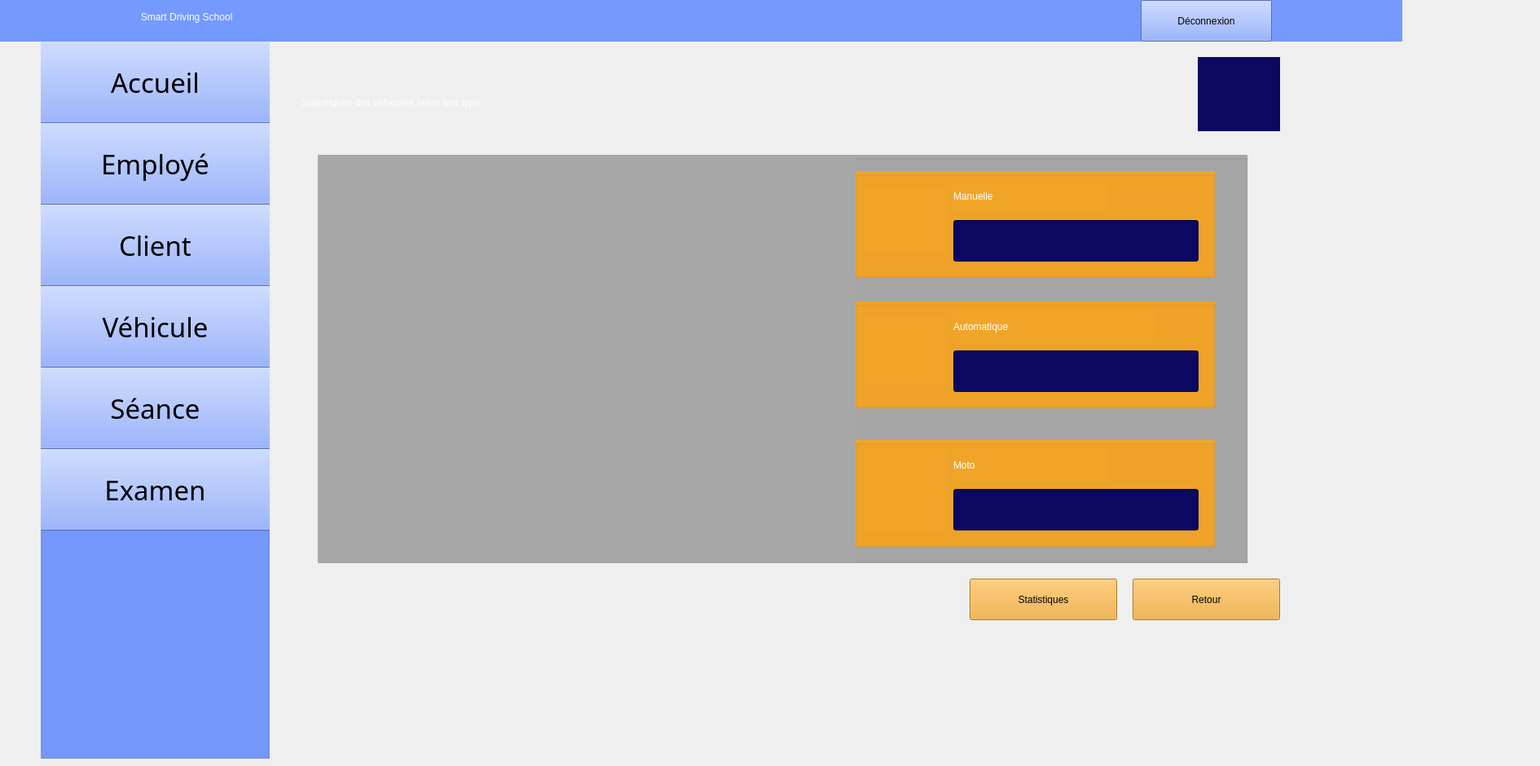
    <widget class="QWidget" name="statvehicule">
     <widget class="QLabel" name="label_461">
      <property name="geometry">
       <rect>
        <x>-160</x>
        <y>-10</y>
        <width>1881</width>
        <height>61</height>
       </rect>
      </property>
      <property name="styleSheet">
       <string notr="true">color: rgb(255, 255, 255);
background-color: rgb(116, 153, 255);
font: 24pt &quot;Segoe UI Symbol&quot;;</string>
      </property>
      <property name="text">
       <string>                                                                                                    Smart Driving School         </string>
      </property>
     </widget>
     <widget class="QGroupBox" name="groupBox_90">
      <property name="geometry">
       <rect>
        <x>50</x>
        <y>30</y>
        <width>281</width>
        <height>901</height>
       </rect>
      </property>
      <property name="styleSheet">
       <string notr="true">background-color: rgb(116, 153, 255);</string>
      </property>
      <property name="title">
       <string/>
      </property>
      <widget class="QPushButton" name="pushButton54">
       <property name="geometry">
        <rect>
         <x>-20</x>
         <y>20</y>
         <width>321</width>
         <height>101</height>
        </rect>
       </property>
       <property name="font">
        <font>
         <family>Romantic</family>
         <pointsize>25</pointsize>
         <italic>false</italic>
         <bold>false</bold>
        </font>
       </property>
       <property name="styleSheet">
        <string notr="true">background-color: rgb(116, 153, 255);
font: 25pt &quot;Romantic&quot;;</string>
       </property>
       <property name="text">
        <string>Accueil</string>
       </property>
       <property name="icon">
        <iconset theme="QIcon::ThemeIcon::GoHome"/>
       </property>
       <property name="iconSize">
        <size>
         <width>35</width>
         <height>35</height>
        </size>
       </property>
      </widget>
      <widget class="QPushButton" name="pushButton55">
       <property name="geometry">
        <rect>
         <x>-20</x>
         <y>120</y>
         <width>321</width>
         <height>101</height>
        </rect>
       </property>
       <property name="font">
        <font>
         <family>Romantic</family>
         <pointsize>25</pointsize>
         <italic>false</italic>
         <bold>false</bold>
        </font>
       </property>
       <property name="styleSheet">
        <string notr="true">background-color: rgb(116, 153, 255);
font: 25pt &quot;Romantic&quot;;</string>
       </property>
       <property name="text">
        <string>Employé</string>
       </property>
       <property name="icon">
        <iconset resource="ressources.qrc">
         <normaloff>:/images/46db9ee3d4b3323457222bb8db7f3b42.png</normaloff>:/images/46db9ee3d4b3323457222bb8db7f3b42.png</iconset>
       </property>
       <property name="iconSize">
        <size>
         <width>45</width>
         <height>45</height>
        </size>
       </property>
      </widget>
      <widget class="QPushButton" name="pushButton56">
       <property name="geometry">
        <rect>
         <x>-20</x>
         <y>220</y>
         <width>321</width>
         <height>101</height>
        </rect>
       </property>
       <property name="font">
        <font>
         <family>Romantic</family>
         <pointsize>25</pointsize>
         <italic>false</italic>
         <bold>false</bold>
        </font>
       </property>
       <property name="styleSheet">
        <string notr="true">background-color: rgb(116, 153, 255);
font: 25pt &quot;Romantic&quot;;</string>
       </property>
       <property name="text">
        <string>Client</string>
       </property>
       <property name="icon">
        <iconset resource="ressources.qrc">
         <normaloff>:/images/0527f41904e77feddb97e532fe74d08f.png</normaloff>:/images/0527f41904e77feddb97e532fe74d08f.png</iconset>
       </property>
       <property name="iconSize">
        <size>
         <width>40</width>
         <height>40</height>
        </size>
       </property>
      </widget>
      <widget class="QPushButton" name="pushButton57">
       <property name="geometry">
        <rect>
         <x>-20</x>
         <y>320</y>
         <width>321</width>
         <height>101</height>
        </rect>
       </property>
       <property name="font">
        <font>
         <family>Romantic</family>
         <pointsize>25</pointsize>
         <italic>false</italic>
         <bold>false</bold>
        </font>
       </property>
       <property name="styleSheet">
        <string notr="true">background-color: rgb(116, 153, 255);
font: 25pt &quot;Romantic&quot;;</string>
       </property>
       <property name="text">
        <string>Véhicule</string>
       </property>
       <property name="icon">
        <iconset resource="ressources.qrc">
         <normaloff>:/images/cbad98069fae8d5554390bd40b0b561c.png</normaloff>:/images/cbad98069fae8d5554390bd40b0b561c.png</iconset>
       </property>
       <property name="iconSize">
        <size>
         <width>60</width>
         <height>60</height>
        </size>
       </property>
      </widget>
      <widget class="QPushButton" name="pushButton58">
       <property name="geometry">
        <rect>
         <x>-20</x>
         <y>420</y>
         <width>321</width>
         <height>101</height>
        </rect>
       </property>
       <property name="font">
        <font>
         <family>Romantic</family>
         <pointsize>25</pointsize>
         <italic>false</italic>
         <bold>false</bold>
        </font>
       </property>
       <property name="styleSheet">
        <string notr="true">background-color: rgb(116, 153, 255);
font: 25pt &quot;Romantic&quot;;</string>
       </property>
       <property name="text">
        <string>Séance</string>
       </property>
       <property name="icon">
        <iconset resource="ressources.qrc">
         <normaloff>:/images/c53651e2209ddb3281ed3a114fae2cfb.png</normaloff>:/images/c53651e2209ddb3281ed3a114fae2cfb.png</iconset>
       </property>
       <property name="iconSize">
        <size>
         <width>50</width>
         <height>50</height>
        </size>
       </property>
      </widget>
      <widget class="QPushButton" name="pushButton59">
       <property name="geometry">
        <rect>
         <x>-20</x>
         <y>520</y>
         <width>321</width>
         <height>101</height>
        </rect>
       </property>
       <property name="font">
        <font>
         <family>Romantic</family>
         <pointsize>25</pointsize>
         <italic>false</italic>
         <bold>false</bold>
        </font>
       </property>
       <property name="styleSheet">
        <string notr="true">background-color: rgb(116, 153, 255);
font: 25pt &quot;Romantic&quot;;</string>
       </property>
       <property name="text">
        <string>Examen</string>
       </property>
       <property name="icon">
        <iconset resource="ressources.qrc">
         <normaloff>:/images/7001e00fd5b7f2745c5e91ff547f4763.png</normaloff>:/images/7001e00fd5b7f2745c5e91ff547f4763.png</iconset>
       </property>
       <property name="iconSize">
        <size>
         <width>50</width>
         <height>50</height>
        </size>
       </property>
      </widget>
     </widget>
     <widget class="QLabel" name="label_470">
      <property name="geometry">
       <rect>
        <x>1020</x>
        <y>10</y>
        <width>41</width>
        <height>31</height>
       </rect>
      </property>
      <property name="styleSheet">
       <string notr="true">background-color: rgb(116, 153, 255);</string>
      </property>
      <property name="text">
       <string/>
      </property>
      <property name="pixmap">
       <pixmap resource="ressources.qrc">:/images/image22.png</pixmap>
      </property>
      <property name="scaledContents">
       <bool>true</bool>
      </property>
     </widget>
     <widget class="QLabel" name="label_471">
      <property name="geometry">
       <rect>
        <x>670</x>
        <y>10</y>
        <width>41</width>
        <height>31</height>
       </rect>
      </property>
      <property name="styleSheet">
       <string notr="true">background-color: rgb(116, 153, 255);</string>
      </property>
      <property name="text">
       <string/>
      </property>
      <property name="pixmap">
       <pixmap resource="ressources.qrc">:/images/image22.png</pixmap>
      </property>
      <property name="scaledContents">
       <bool>true</bool>
      </property>
     </widget>
     <widget class="QPushButton" name="pushButton175">
      <property name="geometry">
       <rect>
        <x>1400</x>
        <y>0</y>
        <width>161</width>
        <height>51</height>
       </rect>
      </property>
      <property name="styleSheet">
       <string notr="true">font: 700 11pt &quot;Romantic&quot;;
background-color: rgb(116, 153, 255);</string>
      </property>
      <property name="text">
       <string>Déconnexion</string>
      </property>
     </widget>
     <widget class="QLabel" name="label_485">
      <property name="geometry">
       <rect>
        <x>1470</x>
        <y>70</y>
        <width>101</width>
        <height>91</height>
       </rect>
      </property>
      <property name="styleSheet">
       <string notr="true">background-color: rgb(11, 8, 97);</string>
      </property>
      <property name="text">
       <string/>
      </property>
      <property name="pixmap">
       <pixmap resource="ressources.qrc">:/images/logoc++++.png</pixmap>
      </property>
      <property name="scaledContents">
       <bool>true</bool>
      </property>
     </widget>
     <widget class="QLabel" name="label_200">
      <property name="geometry">
       <rect>
        <x>370</x>
        <y>80</y>
        <width>1031</width>
        <height>91</height>
       </rect>
      </property>
      <property name="styleSheet">
       <string notr="true">font: 40pt &quot;Chaparral Pro&quot;;
color: rgb(255, 255, 255);</string>
      </property>
      <property name="text">
       <string>Statistiques des véhicules selon leur type :</string>
      </property>
     </widget>
     <widget class="QPushButton" name="pushButton150">
      <property name="geometry">
       <rect>
        <x>1390</x>
        <y>710</y>
        <width>181</width>
        <height>51</height>
       </rect>
      </property>
      <property name="styleSheet">
       <string notr="true">font: 18pt &quot;Palatino Linotype&quot;;
background-color: rgb(241, 165, 40);
</string>
      </property>
      <property name="text">
       <string>Retour</string>
      </property>
      <property name="icon">
       <iconset theme="QIcon::ThemeIcon::DocumentRevert"/>
      </property>
     </widget>
     <widget class="QPushButton" name="btnStatVehicule">
      <property name="geometry">
       <rect>
        <x>1190</x>
        <y>710</y>
        <width>181</width>
        <height>51</height>
       </rect>
      </property>
      <property name="styleSheet">
       <string notr="true">font: 16pt &quot;Palatino Linotype&quot;;
background-color: rgb(241, 165, 40);
</string>
      </property>
      <property name="text">
       <string>Statistiques</string>
      </property>
      <property name="icon">
       <iconset resource="ressources.qrc">
        <normaloff>:/images/statistic-icon-design-free-vector.png</normaloff>:/images/statistic-icon-design-free-vector.png</iconset>
      </property>
      <property name="iconSize">
       <size>
        <width>25</width>
        <height>25</height>
       </size>
      </property>
     </widget>
     <widget class="QGroupBox" name="groupBox_34">
      <property name="geometry">
       <rect>
        <x>390</x>
        <y>190</y>
        <width>1141</width>
        <height>501</height>
       </rect>
      </property>
      <property name="styleSheet">
       <string notr="true">background-color: rgb(167, 167, 167);
</string>
      </property>
      <property name="title">
       <string/>
      </property>
      <widget class="QGroupBox" name="groupBox_35">
       <property name="geometry">
        <rect>
         <x>660</x>
         <y>20</y>
         <width>441</width>
         <height>131</height>
        </rect>
       </property>
       <property name="styleSheet">
        <string notr="true">background-color: rgb(241, 165, 40);
</string>
       </property>
       <property name="title">
        <string/>
       </property>
       <widget class="QLabel" name="label_124">
        <property name="geometry">
         <rect>
          <x>120</x>
          <y>10</y>
          <width>191</width>
          <height>41</height>
         </rect>
        </property>
        <property name="styleSheet">
         <string notr="true">color: rgb(255, 255, 255);
font: 700 25pt &quot;Romantic&quot;;</string>
        </property>
        <property name="text">
         <string>Manuelle</string>
        </property>
       </widget>
       <widget class="QLabel" name="label_123">
        <property name="geometry">
         <rect>
          <x>10</x>
          <y>20</y>
          <width>101</width>
          <height>81</height>
         </rect>
        </property>
        <property name="text">
         <string/>
        </property>
        <property name="pixmap">
         <pixmap resource="ressources.qrc">:/images/ChatGPT Image 19 nov. 2025, 18_40_51.png</pixmap>
        </property>
        <property name="scaledContents">
         <bool>true</bool>
        </property>
       </widget>
       <widget class="QLineEdit" name="lblNbManuelle">
        <property name="geometry">
         <rect>
          <x>120</x>
          <y>60</y>
          <width>301</width>
          <height>51</height>
         </rect>
        </property>
        <property name="styleSheet">
         <string notr="true">background-color: rgb(11, 8, 97);
font: 700 14pt &quot;Segoe UI&quot;;
color: rgb(255, 255, 255);</string>
        </property>
       </widget>
      </widget>
      <widget class="QGroupBox" name="groupBox_36">
       <property name="geometry">
        <rect>
         <x>660</x>
         <y>180</y>
         <width>441</width>
         <height>131</height>
        </rect>
       </property>
       <property name="styleSheet">
        <string notr="true">background-color: rgb(241, 165, 40);
</string>
       </property>
       <property name="title">
        <string/>
       </property>
       <widget class="QLabel" name="label_125">
        <property name="geometry">
         <rect>
          <x>120</x>
          <y>10</y>
          <width>251</width>
          <height>41</height>
         </rect>
        </property>
        <property name="styleSheet">
         <string notr="true">color: rgb(255, 255, 255);
font: 700 25pt &quot;Romantic&quot;;</string>
        </property>
        <property name="text">
         <string>Automatique</string>
        </property>
       </widget>
       <widget class="QLabel" name="label_122">
        <property name="geometry">
         <rect>
          <x>10</x>
          <y>20</y>
          <width>101</width>
          <height>81</height>
         </rect>
        </property>
        <property name="text">
         <string/>
        </property>
        <property name="pixmap">
         <pixmap resource="ressources.qrc">:/images/ChatGPT Image 19 nov. 2025, 19_04_00.png</pixmap>
        </property>
        <property name="scaledContents">
         <bool>true</bool>
        </property>
       </widget>
       <widget class="QLineEdit" name="lblNbAutomatique">
        <property name="geometry">
         <rect>
          <x>120</x>
          <y>60</y>
          <width>301</width>
          <height>51</height>
         </rect>
        </property>
        <property name="styleSheet">
         <string notr="true">background-color: rgb(11, 8, 97);
color: rgb(255, 255, 255);
font: 700 14pt &quot;Segoe UI&quot;;
</string>
        </property>
       </widget>
      </widget>
      <widget class="QGroupBox" name="groupBox_37">
       <property name="geometry">
        <rect>
         <x>660</x>
         <y>350</y>
         <width>441</width>
         <height>131</height>
        </rect>
       </property>
       <property name="styleSheet">
        <string notr="true">background-color: rgb(241, 165, 40);
</string>
       </property>
       <property name="title">
        <string/>
       </property>
       <widget class="QLabel" name="label_126">
        <property name="geometry">
         <rect>
          <x>120</x>
          <y>10</y>
          <width>191</width>
          <height>41</height>
         </rect>
        </property>
        <property name="styleSheet">
         <string notr="true">color: rgb(255, 255, 255);
font: 700 25pt &quot;Romantic&quot;;</string>
        </property>
        <property name="text">
         <string>Moto</string>
        </property>
       </widget>
       <widget class="QLabel" name="label_121">
        <property name="geometry">
         <rect>
          <x>10</x>
          <y>10</y>
          <width>101</width>
          <height>101</height>
         </rect>
        </property>
        <property name="text">
         <string/>
        </property>
        <property name="pixmap">
         <pixmap resource="ressources.qrc">:/images/ChatGPT Image 19 nov. 2025, 19_09_46.png</pixmap>
        </property>
        <property name="scaledContents">
         <bool>true</bool>
        </property>
       </widget>
       <widget class="QLineEdit" name="lblNbMoto">
        <property name="geometry">
         <rect>
          <x>120</x>
          <y>60</y>
          <width>301</width>
          <height>51</height>
         </rect>
        </property>
        <property name="styleSheet">
         <string notr="true">background-color: rgb(11, 8, 97);
color: rgb(255, 255, 255);
font: 700 14pt &quot;Segoe UI&quot;;
</string>
        </property>
       </widget>
      </widget>
      <widget class="QWidget" name="chartWidgetVehicule" native="true">
       <property name="geometry">
        <rect>
         <x>-1</x>
         <y>-1</y>
         <width>661</width>
         <height>501</height>
        </rect>
       </property>
       <widget class="QWidget" name="verticalLayoutWidget_4">
        <property name="geometry">
         <rect>
          <x>10</x>
          <y>-81</y>
          <width>651</width>
          <height>511</height>
         </rect>
        </property>
        <layout class="QVBoxLayout" name="layoutChartVehicule"/>
       </widget>
       <widget class="QWidget" name="verticalLayoutWidget_5">
        <property name="geometry">
         <rect>
          <x>10</x>
          <y>429</y>
          <width>731</width>
          <height>71</height>
         </rect>
        </property>
        <layout class="QVBoxLayout" name="legendVehiculeLayout"/>
       </widget>
      </widget>
     </widget>
     <zorder>groupBox_90</zorder>
     <zorder>label_461</zorder>
     <zorder>label_470</zorder>
     <zorder>label_471</zorder>
     <zorder>pushButton175</zorder>
     <zorder>label_485</zorder>
     <zorder>label_200</zorder>
     <zorder>pushButton150</zorder>
     <zorder>btnStatVehicule</zorder>
     <zorder>groupBox_34</zorder>
    </widget>
